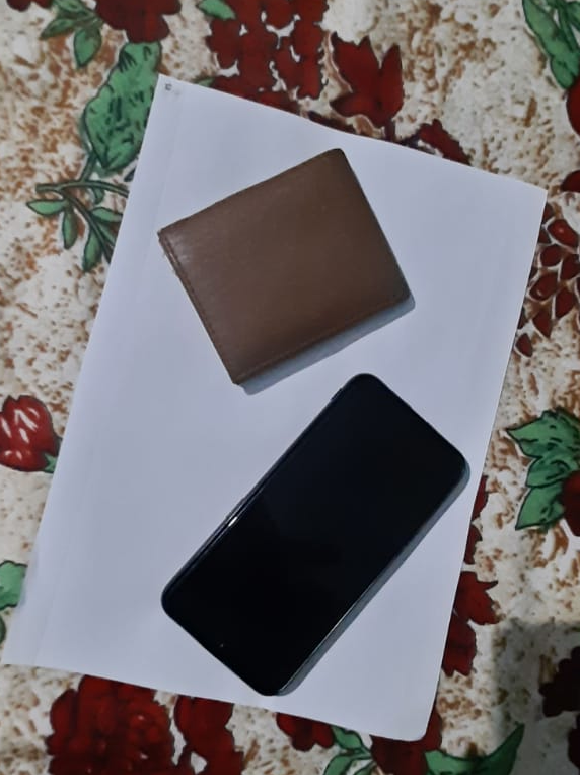
#> input picture cv/img.png, 580 x 775 px
$ python -i Utils.py   (imports and definitions only)
#> lines starting #> are read from the running program, lines starting #| are printed output that depends on the picture; after the words box and inside, x2 and y2 are one past the last pixel; in counts of white or black regions, pixels touching at a corner belong together
#> further down, picture is the input picture: shape (775, 580, 3); mean B, G, R 115.5, 112.5, 116.5
import cv2
import numpy as np

def getContours(img,cThr = (100,100),showCanny=False,minArea=1000,filter=0,draw=False):
#> called with cThr = (100, 100), showCanny = False, minArea = 1000, filter = 0, draw = False
    imgGray = cv2.cvtColor(img,cv2.COLOR_BGR2GRAY)
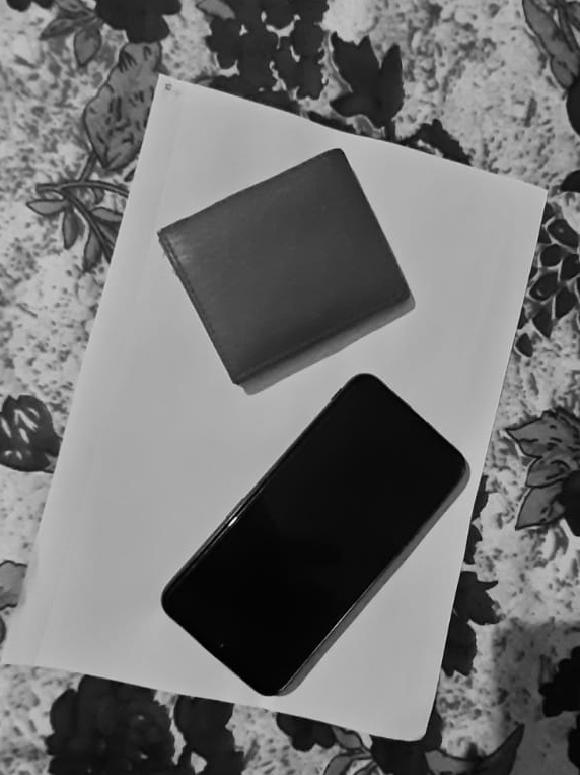
#> imgGray: shape (775, 580); min 0, max 255, mean 114
    imgBlur = cv2.GaussianBlur(imgGray,(5,5),1)
    imgCanny = cv2.Canny(imgBlur,cThr[0],cThr[1])
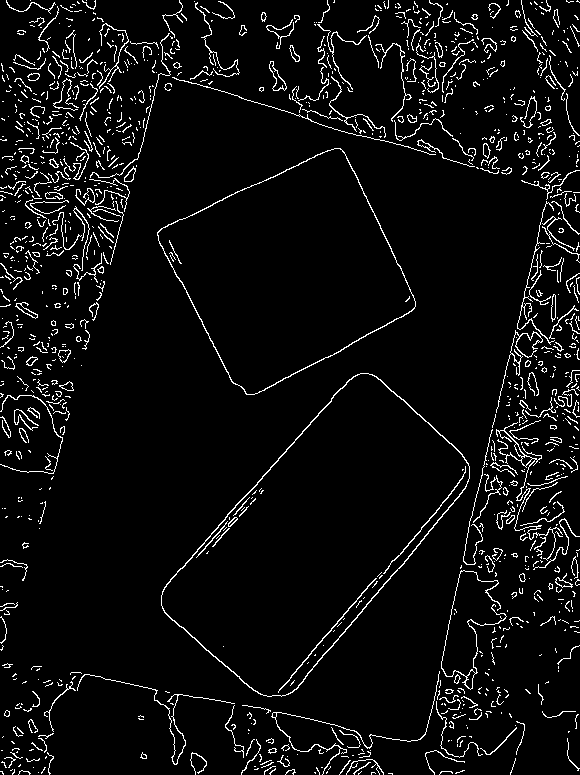
#> imgCanny: shape (775, 580); 5.3% white in thin lines or dots
    kernel = np.ones((5,5))
    imgDial = cv2.dilate(imgCanny,kernel,iterations=2)
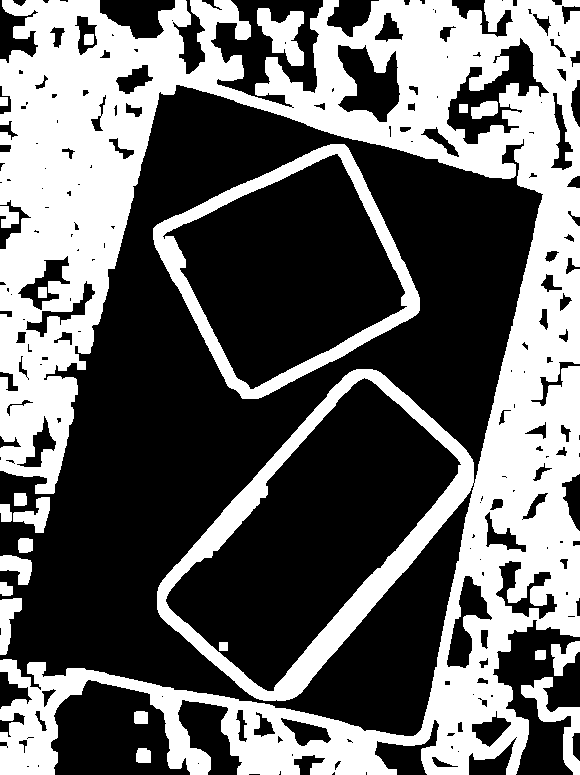
#> imgDial: shape (775, 580); 40% white; 22 white regions, largest, box (x1, y1, x2, y2) and area: (0, 0, 580, 775) 162308, (153, 144, 420, 399) 9400, (521, 677, 580, 775) 1691
    imgThre = cv2.erode(imgDial,kernel,iterations=1)
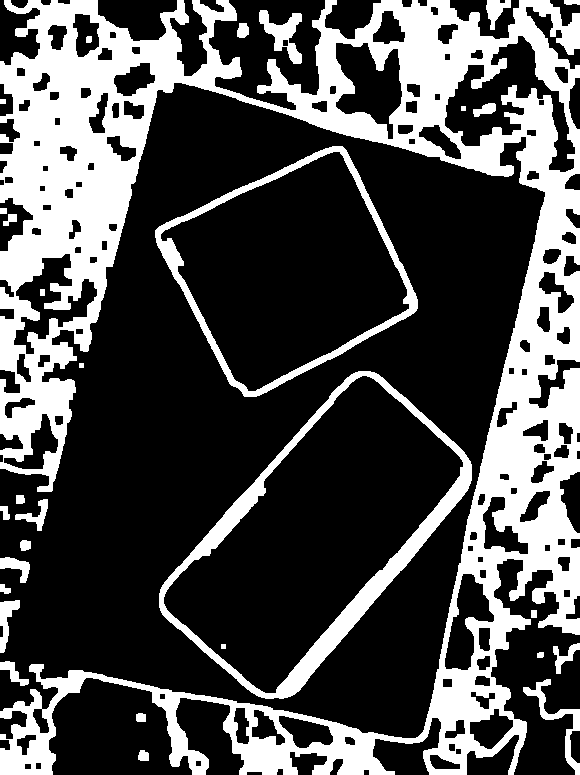
#> imgThre: shape (775, 580); 30% white; 30 white regions
    if showCanny:
        cv2.imshow("canny",imgThre)
    contours,hiearchy = cv2.findContours(imgThre,cv2.RETR_EXTERNAL,cv2.CHAIN_APPROX_SIMPLE)
#> contours = 25 contours, 1 with area under 20; largest, box (x1, y1, x2, y2) and area: (0, 0, 580, 775) 144696, (159, 371, 472, 699) 53538, (155, 146, 418, 397) 39626, (259, 10, 302, 64) 919, (523, 679, 580, 775) 823; hiearchy = 25 rows, first 6: [1, -1, -1, -1], [2, 0, -1, -1], [3, 1, -1, -1], [4, 2, -1, -1], [5, 3, -1, -1], [6, 4, -1, -1]
    finalContours = []
    for i in contours:
        area = cv2.contourArea(i)
        if area > minArea:
            peri = cv2.arcLength(i,True)
            approx = cv2.approxPolyDP(i,0.02*peri,True)
            bbox = cv2.boundingRect(approx)
            if filter > 0:
                if len(approx)==filter:
                    finalContours.append([len(approx),area,approx,bbox,i])
            else:
               finalContours.append([len(approx),area,approx,bbox,i])
#> this loop made 25 passes
#> (area, peri, approx, bbox) on pass 19: (39626.5, 830.1, [[342, 146], [155, 230], [244, 396], [417, 308]], (155, 146, 263, 251))
#> (area, peri, bbox) on passes 15, 25: (53538.5, 959.6, (160, 372, 311, 325)), (144696.5, 8583.9, (0, 0, 580, 775))
#> after the loop, finalContours = 3 items
    finalContours = sorted(finalContours,key=lambda x:x[1],reverse=True)
    if draw:
        for con in finalContours:
            cv2.drawContours(img,con[4],-1,(0,0,255),3)
    return img,finalContours

def reorder(myPoints):
    myPointsNew = np.zeros_like(myPoints)
    myPoints =myPoints.reshape((4,2))
    add = myPoints.sum(1)
    myPointsNew[0] = myPoints[np.argmax(add)]
    myPointsNew[3] = myPoints[np.argmax(add)]
    diff = np.diff(myPoints,axis=1)
    myPointsNew[1] = myPoints[np.argmin(diff)]
    myPointsNew[2] = myPoints[np.argmax(diff)]
    return myPointsNew

def warpImg(img,points,w,h,pad=20):
    points = reorder(points)
    pts1=np.float32(points)
    pts2=np.float32([[0,0],[w,0],[0,h],[w,h]])
    matrix=cv2.getPerspectiveTransform(pts1,pts2)
    imgWrap = cv2.warpPerspective(img,matrix,(w,h))
    imgWrap = imgWrap[pad:imgWrap.shape[0]-pad,pad:imgWrap.shape[1]-pad]
    return imgWrap

def findDis(pts1,pts2):
    return ((pts2[0]-pts1[0])**2+(pts2[1]-pts1[1])**2)**0.5

>>> import cv2
>>> picture = cv2.imread('img.png')
>>> result = getContours(picture)
